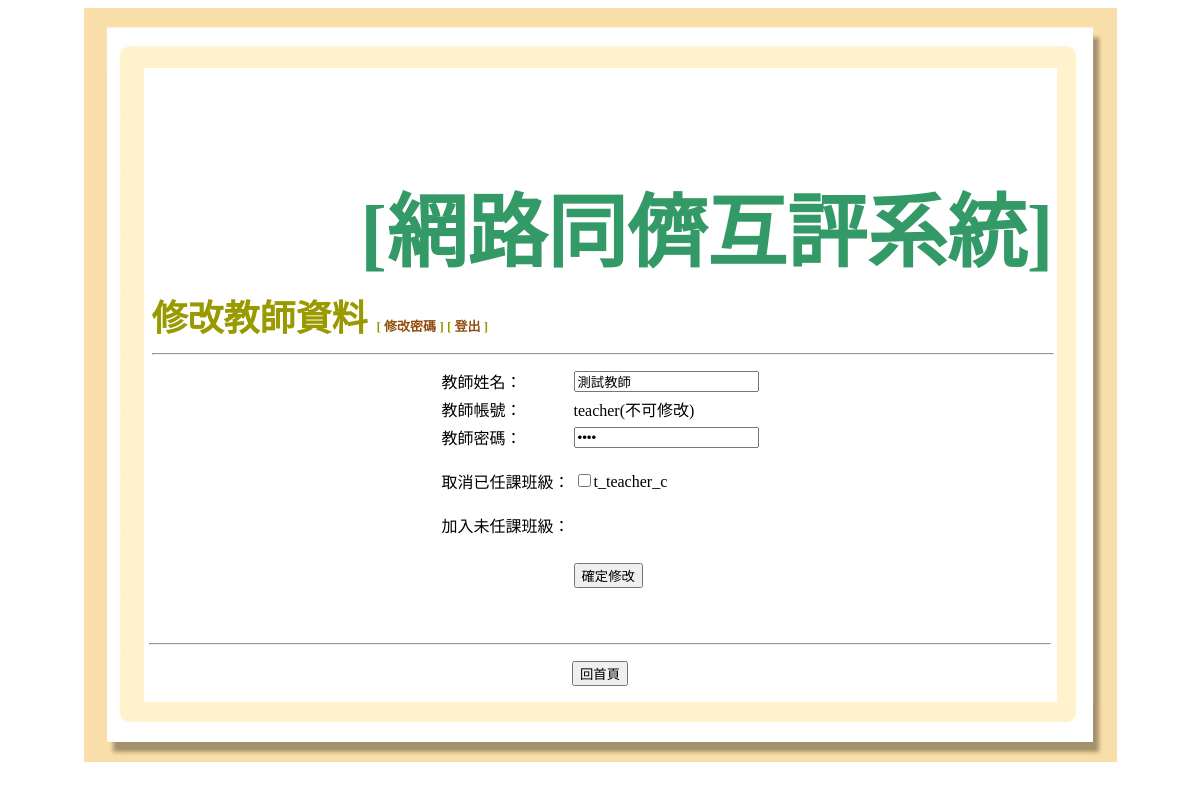
Screenshot of /mdteacher.php?tid=teacher (signed in) with the database file from the repository.
### tables this page shows
CREATE TABLE IF NOT EXISTS `teacher` (
  `t_id` varchar(12) NOT NULL COMMENT '序號',
  `t_name` varchar(18) NOT NULL COMMENT '教師姓名',
  `t_account-X` varchar(6) NOT NULL COMMENT '班級序號',
  `t_pass` varchar(8) NOT NULL,
  PRIMARY KEY (`t_id`)
);

CREATE TABLE IF NOT EXISTS `class` (
  `c_id` int(20) NOT NULL AUTO_INCREMENT COMMENT '序號',
  `c_class` varchar(12) NOT NULL COMMENT '班級',
  `syear` varchar(4) NOT NULL COMMENT '學年',
  PRIMARY KEY (`c_id`)
);

### mdteacher.php (the view, shortened to what this page needs)
<?php
require_once("./Connections/pasql.php");
$sql = "SELECT syear FROM system WHERE id='1'";
$result = mysql_query($sql,$pa);
$row = mysql_fetch_assoc($result);
$syear = $row["syear"];
$status = 0;
if(isset($_GET["tid"])){
	$status = '1';
	$sql = "SELECT * FROM teacher WHERE t_id='".$_GET["tid"]."'";
	$result = mysql_query($sql,$pa);
	$row = mysql_fetch_assoc($result);
		$t_id = $row["t_id"];
		$t_name = $row["t_name"];
		$t_pass = $row["t_pass"];
}
?>
<html>
<head>
<link href="style.css" rel="stylesheet" type="text/css">
<link rel="stylesheet" type="text/css" href="./sb303/shadowbox.css" />
</head>
<body>
<center>
<table border="0" cellpadding="0" cellspacing="0">
<tr>
	<td background="./img/bg-lt.png" width="60" height="60"></td>
	<td background="./img/bg-top.png" width="800" height="60">
	</td>
	<td background="./img/bg-rt.png" width="60" height="60"></td>
</tr>
<tr>
	<td background="./img/bg-l.png" width="60"></td>
	<td align="center">
	<table class="outtable">
	  <tr>
    <td colspan="2" class="menu">
    </td>
	</tr>
	<tr>
		<td colspan="2" class="header2">[網路同儕互評系統]</td>
	</tr>
	<tr>
		<td colspan="2" class="title">
		修改教師資料
		<font size="2">
		[<a href="chpass.php" rel="shadowbox"> 修改密碼 </a>]
		[<a href="logout.php"> 登出 </a>]</font>
		</td>
	</tr>
	<tr>
		<td height="4" colspan="2"><hr></td>
	</tr>
	</table>
	</td>
	<td background="./img/bg-r.png" width="60"></td>
</tr>
<tr>
	<td background="./img/bg-l.png" width="60"></td>
	<td align="center">
    <form action="mdteacher.php" method="post" enctype="multipart/form-data">
        <table width="0">
<?php
	if($status=='1')	{
		echo '
			<input type="hidden" name="t_id" value="'.$t_id.'">
			<tr>
				<td>教師姓名：</td><td><input type="text" name="t_name" value="'.$t_name.'"></td>
			</tr>
			<tr>
				<td>教師帳號：</td><td>'.$t_id.'(不可修改)</td>
			</tr>
			<tr>
				<td>教師密碼：</td><td><input type="password" name="t_pass" value="'.$t_pass.'"></td>
			</tr>
			<tr>
				<td>取消已任課班級：</td>
				<td><br>
		';
			$sql = "SELECT c_id,c_class FROM class WHERE syear='".$syear."'";
			$result = mysql_query($sql,$pa);
			while($row = mysql_fetch_assoc($result)){
				$sql_1 = "SELECT c2t_id FROM c2t WHERE t_id ='".$t_id."' AND c_id='".$row["c_id"]."'";
				$result_1 = mysql_query($sql_1,$pa);
				if(mysql_num_rows($result_1)!=0){
					echo '<input type="checkbox" name="cancel_c[]" value="'.$row["c_id"].'">'.$row["c_class"];
				}
				else{
					$c_ids[] = $row["c_id"];
					$c_classes[] = $row["c_class"];
				}
			}
		echo '
				<br><br></td>
			</tr>
			<tr>
				<td>加入未任課班級：</td>
				<td>
		';
		echo '
				<br></td>
			</tr>
			<tr>
				<td>&nbsp;</td>
			</tr>
			<tr>
				<td></td><td><input type="submit" name="Submit" value="確定修改"></td>
			</tr>
			<tr>
				<td>&nbsp;</td>
			</tr>
			<tr>
				<td>&nbsp;</td>
			</tr>
		';
	}
?>
        </table>
        <hr>
        <p align="center">
			<input type="button" name="button" value="回首頁" onClick="self.parent.location='./admin.php'">
        </p>
    </form>
	</td>
	<td background="./img/bg-r.png" width="60"></td>
</tr>
<tr>
	<td background="./img/bg-lb.png" width="60" height="60"></td>
	<td background="./img/bg-bottom.png" height="60"></td>
	<td background="./img/bg-rb.png" width="60" height="60"></td>
</tr>
</table>
</center>
</body>
</html>

### style.css (style rules this page uses)
body { background-repeat: no-repeat; }
a, a:link, a:visited { color:#904E0E; text-decoration: none }
hr { text-align: center; width: 900; }
.outtable { margin-top: 20px; margin-left: 5px; }
.menu { height: 74; text-align: right; font-size: 22px; color: #904E0E; font-family: "�з���"; font-weight: bold; }
.title { width: 350; height: 40; text-align: left; vertical-align: text-bottom; font-family: "�з���"; font-size: 36px; font-weight: bold; color: #999900; }
.header2 { height: 120; text-align: right; font-size: 80px; font-weight: bold; color: #339966; }

### rows the page displays
teacher: t_name "測試教師", t_id "teacher"
class: c_class "t_teacher_c"
